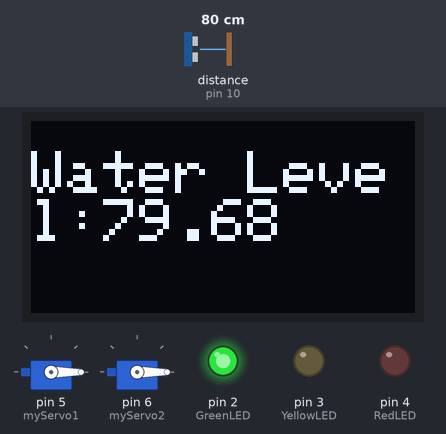
A sketch run on a simulated Arduino Uno, built with avr-gcc and run on an emulated ATmega328P. Parts: 2 × servo, 128×64 one-colour display, output pins drawn as LEDs (lit = HIGH). Wiring (inferred from the names in the program): ultrasonic range finder: trigger pin 9; echo pin 10. Inputs (shaded band) come from the test bench; at power-on: distance to the obstacle (sensor on pin 10) 80 cm. The echo pulse lasts 58.3 µs per cm; pins used as bus, display or sensor lines are not drawn; what the sketch prints to the serial monitor is not drawn.

Above: at 1.5 s.
1.6 s: distance to the obstacle (sensor on pin 10) set to 10 cm
At 4.3 s:
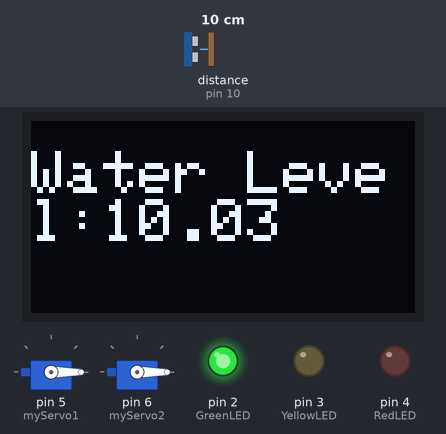
5.2 s: distance to the obstacle (sensor on pin 10) set to 7 cm
At 7.3 s:
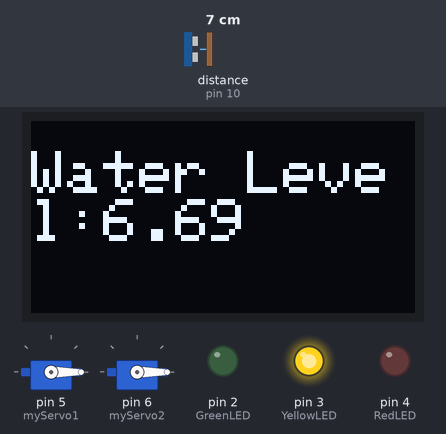
7.6 s: distance to the obstacle (sensor on pin 10) set to 2 cm
At 8.8 s:
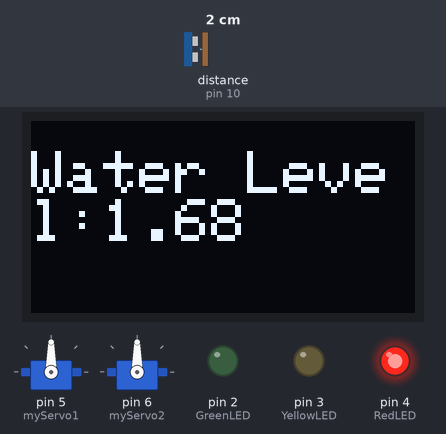
11.2 s: distance to the obstacle (sensor on pin 10) set to 4 cm
At 13.7 s:
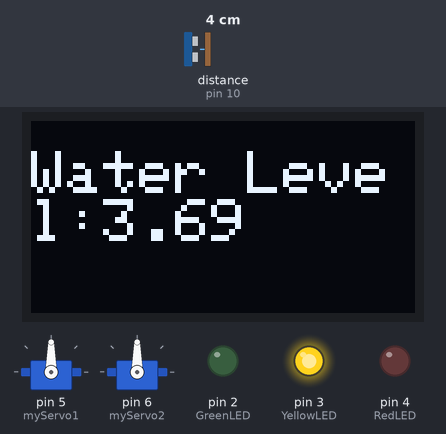
Timing chart, 0 to 15.8 s (numbered marks = the images above; inputs shaded):
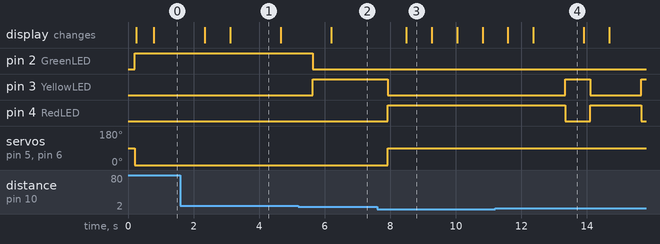

Measured:
- the behaviour switches between 9 and 8 cm on distance to the obstacle (sensor on pin 10) (found by bisection; images 1 and 2)
- after the input at 1.6 s, the display: first differs from a run without the input after 1.5 s (image 1)
- after the input at 5.2 s, pin 2 (GreenLED): HIGH → LOW after 0.44 s; pin 3 (YellowLED): LOW → HIGH after 0.44 s; the display: changes after 1.0 s (image 2)
- after the input at 7.6 s, pin 3 (YellowLED): HIGH → LOW after 0.32 s; pin 4 (RedLED): LOW → HIGH after 0.32 s; servo on pin 5 (myServo1), servo on pin 6 (myServo2): 0° → 90° after 0.32 s; the display: changes after 0.89 s (image 3)
- after the input at 11.2 s, pin 3 (YellowLED): LOW → HIGH after 2.1 s, → LOW 0.76 s later, → HIGH 1.5 s later; pin 4 (RedLED): HIGH → LOW after 2.1 s, → HIGH 0.76 s later, → LOW 1.5 s later; the display: first differs from a run without the input after 1.2 s (image 4)
- what the display in image 1 shows lasts 1.6 s, from 3.1 s to 4.7 s
- what the display in image 3 shows lasts 0.8 s, from 8.5 s to 9.3 s

The sketch:

WaterLevelTestUltrasonic.ino
```cpp
#include <Servo.h>
#include <Wire.h>
#include <Adafruit_GFX.h>
#include <Adafruit_SSD1306.h>

#define SCREEN_WIDTH 128 // OLED display width, in pixels
#define SCREEN_HEIGHT 64 // OLED display height, in pixels
// Declaration for an SSD1306 display connected to I2C (SDA, SCL pins)
Adafruit_SSD1306 display(SCREEN_WIDTH, SCREEN_HEIGHT, &Wire, -1);

const int trigPin = 9;
const int echoPin = 10;
float duration, distance;
Servo myServo1, myServo2;

int RedLED = 4;
int YellowLED = 3;
int GreenLED = 2;
int servoPos = 0;

void setup() {
 pinMode(trigPin, OUTPUT);
 pinMode(echoPin, INPUT);
 pinMode(RedLED, OUTPUT);
 pinMode(YellowLED, OUTPUT);
 pinMode(GreenLED, OUTPUT);
 Serial.begin(9600);
 myServo1.attach(5);
 myServo2.attach(6);


}
float calculation(){
 digitalWrite(trigPin, LOW);
 delayMicroseconds(2);
 digitalWrite(trigPin, HIGH);
 delayMicroseconds(10);
 digitalWrite(trigPin, LOW);
 duration = pulseIn(echoPin, HIGH);
 distance = (duration*.0343)/2;
 Serial.print("Distance: ");
 Serial.println(distance);
 delay(100);
 return distance;
}


void loop() {
 calculation();
 if(distance >= 8){
  trafficGreen();
  servoOpen();
 }
 else if(distance <= 4){
  trafficRed();
  servoClose();
 }
 else{
  trafficYellow();
 }
 if(!display.begin(SSD1306_SWITCHCAPVCC, 0x3C)) { // Address 0x3D for 128x64
    Serial.println(F("SSD1306 allocation failed"));
    for(;;);
  }
  delay(500);
  display.clearDisplay();
  display.setTextSize(2);
  display.setTextColor(WHITE);
  display.setCursor(0, 10);
  // Display static text
  display.print("Water Level:");
  display.println(distance);
  display.display();


}


void servoClose(){
    myServo1.write(90);
    myServo2.write(90);
    delay(15);
}
void servoOpen(){
    myServo1.write(0);
    myServo2.write(0);
    delay(15);
}


void trafficRed(){
  delay(100);
  digitalWrite(RedLED, HIGH);
  digitalWrite(YellowLED, LOW);
  digitalWrite(GreenLED, LOW);
 }
void trafficYellow(){
  delay(100);
  digitalWrite(RedLED, LOW);
  digitalWrite(YellowLED, HIGH);
  digitalWrite(GreenLED, LOW);
 }
void trafficGreen(){
  delay(100);
  digitalWrite(RedLED, LOW);
  digitalWrite(YellowLED, LOW);
  digitalWrite(GreenLED, HIGH);
 }
```
